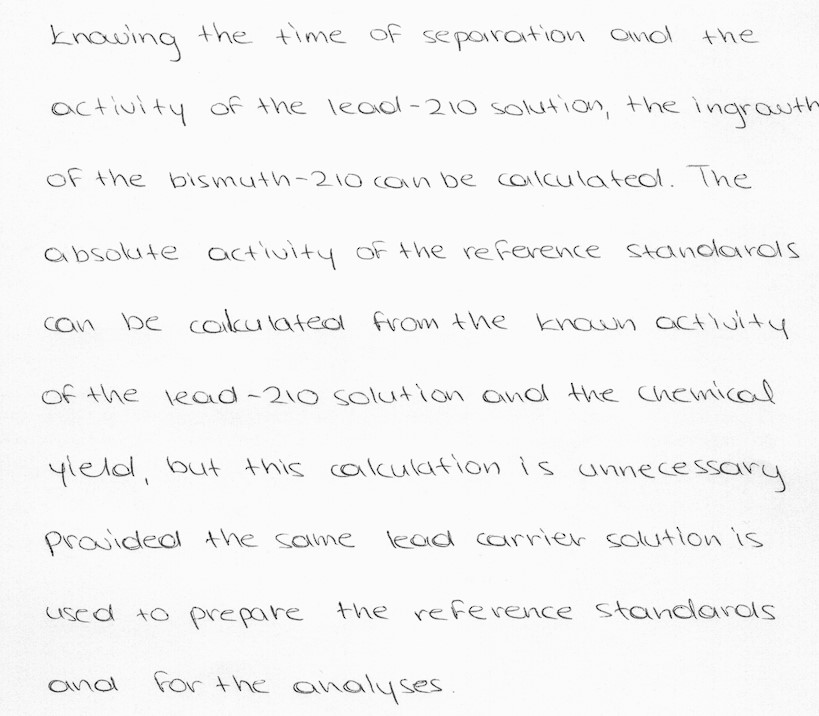
#> input picture handwriting_screening_project/data/dyslexic/no/1.jpg, 819 x 716 px
$ python -i preprocess.py   (imports and definitions only)
#> lines starting #> are read from the running program, lines starting #| are printed output that depends on the picture; after the words box and inside, x2 and y2 are one past the last pixel; in counts of white or black regions, pixels touching at a corner belong together
"""Step 2-3: standardize any handwriting image into one canonical format.

Canonical format: binary uint8 image, INK = 255, background = 0, ruled lines
removed, deskewed, cropped to ink, working width = 1000 px.
Works for photos/scans (dyslexia set) and pre-binarized white-on-black
line images (dysgraphia set) alike, so source-specific cues are removed.
"""
import cv2
import numpy as np
from PIL import Image

WORK_W = 1000


def load_gray(path):
    """Load any image as uint8 gray, compositing transparency over white."""
    im = Image.open(path)
    if im.mode in ("RGBA", "LA") or (im.mode == "P" and "transparency" in im.info):
        im = im.convert("RGBA")
        bg = Image.new("RGBA", im.size, (255, 255, 255, 255))
        im = Image.alpha_composite(bg, im)
    return np.array(im.convert("L"))


def fix_polarity(gray):
    """Make ink dark on light paper. Decide from the border/median brightness."""
    b = np.concatenate([gray[0], gray[-1], gray[:, 0], gray[:, -1]])
    bg_level = np.median(np.concatenate([b, gray.ravel()[::7]]))
    return 255 - gray if bg_level < 127 else gray


def resize_width(gray, w=WORK_W):
    h0, w0 = gray.shape
    scale = w / w0
    interp = cv2.INTER_AREA if scale < 1 else cv2.INTER_CUBIC
    return cv2.resize(gray, (w, max(8, int(round(h0 * scale)))), interpolation=interp)


def binarize(gray):
    """CLAHE -> Gaussian blur -> Otsu (inverse so ink = 255)."""
    clahe = cv2.createCLAHE(clipLimit=2.0, tileGridSize=(8, 8))
    g = clahe.apply(gray)
    g = cv2.GaussianBlur(g, (3, 3), 0)
    _, bw = cv2.threshold(g, 0, 255, cv2.THRESH_BINARY_INV + cv2.THRESH_OTSU)
    return bw


def remove_ruled_lines(bw):
    """Remove long horizontal ruled/underline strokes (paper, not handwriting)."""
    k = cv2.getStructuringElement(cv2.MORPH_RECT, (max(40, bw.shape[1] // 12), 1))
    lines = cv2.morphologyEx(bw, cv2.MORPH_OPEN, k)
    lines = cv2.dilate(lines, cv2.getStructuringElement(cv2.MORPH_RECT, (1, 3)))
    # long vertical rules (page margins, box edges)
    kv = cv2.getStructuringElement(cv2.MORPH_RECT, (1, max(60, bw.shape[0] // 4)))
    vert = cv2.morphologyEx(bw, cv2.MORPH_OPEN, kv)
    vert = cv2.dilate(vert, cv2.getStructuringElement(cv2.MORPH_RECT, (3, 1)))
    return cv2.bitwise_and(bw, cv2.bitwise_not(cv2.bitwise_or(lines, vert)))


def clean_noise(bw, min_area=12):
    """Morphological opening + drop tiny specks."""
    bw = cv2.morphologyEx(bw, cv2.MORPH_OPEN, np.ones((2, 2), np.uint8))
    n, lab, stats, _ = cv2.connectedComponentsWithStats(bw, connectivity=8)
    keep = np.zeros(n, bool)
    area = stats[1:, cv2.CC_STAT_AREA]
    w, h = stats[1:, cv2.CC_STAT_WIDTH], stats[1:, cv2.CC_STAT_HEIGHT]
    flat = (h <= 7) & (w >= 14)            # leftover dashes of ruled lines
    keep[1:] = (area >= min_area) & ~flat
    return (keep[lab] * 255).astype(np.uint8)


def estimate_skew(bw, search=6.0, step=0.5):
    """Projection-profile deskew: the angle that makes row sums most peaky."""
    small = cv2.resize(bw, (bw.shape[1] // 2, bw.shape[0] // 2), interpolation=cv2.INTER_AREA)
    h, w = small.shape
    best, best_a = -1, 0.0
    for a in np.arange(-search, search + 1e-6, step):
        M = cv2.getRotationMatrix2D((w / 2, h / 2), a, 1.0)
        r = cv2.warpAffine(small, M, (w, h), flags=cv2.INTER_NEAREST)
        s = np.var(r.sum(axis=1).astype(np.float64))
        if s > best:
            best, best_a = s, a
    return best_a


def deskew(bw):
    a = estimate_skew(bw)
    if abs(a) < 0.25:
        return bw, 0.0
    h, w = bw.shape
    pad = 20
    big = cv2.copyMakeBorder(bw, pad, pad, pad, pad, cv2.BORDER_CONSTANT, value=0)
    H, W = big.shape
    M = cv2.getRotationMatrix2D((W / 2, H / 2), a, 1.0)
    out = cv2.warpAffine(big, M, (W, H), flags=cv2.INTER_LINEAR)
    _, out = cv2.threshold(out, 127, 255, cv2.THRESH_BINARY)
    return out, a


def crop_to_ink(bw, margin=10):
    ys, xs = np.where(bw > 0)
    if len(ys) == 0:
        return bw
    y0, y1, x0, x1 = ys.min(), ys.max(), xs.min(), xs.max()
    y0, x0 = max(0, y0 - margin), max(0, x0 - margin)
    return bw[y0:y1 + margin + 1, x0:x1 + margin + 1]


def standardize(path, return_steps=False):
    g0 = load_gray(path)
#> in load_gray, im is the input picture: PIL image 819x716 RGB; min 0, max 255, mean 245.5
    g1 = fix_polarity(g0)
#> in fix_polarity, `b = np.concatenate([gray[0], gray[-1], gray[:, 0], gray[:, -1]])`: b = 3070 values, max 255 at index 2451, min 48 at index 2459, mean 249.1
#> in fix_polarity, `bg_level = np.median(np.concatenate([b, gray.ravel()[::7]]))`: bg_level = 251
    g2 = resize_width(g1)
    bw = binarize(g2)
#> in binarize, `_, bw = cv2.threshold(g, 0, 255, cv2.THRESH_BINARY_INV + cv2.THRESH_OT..`:
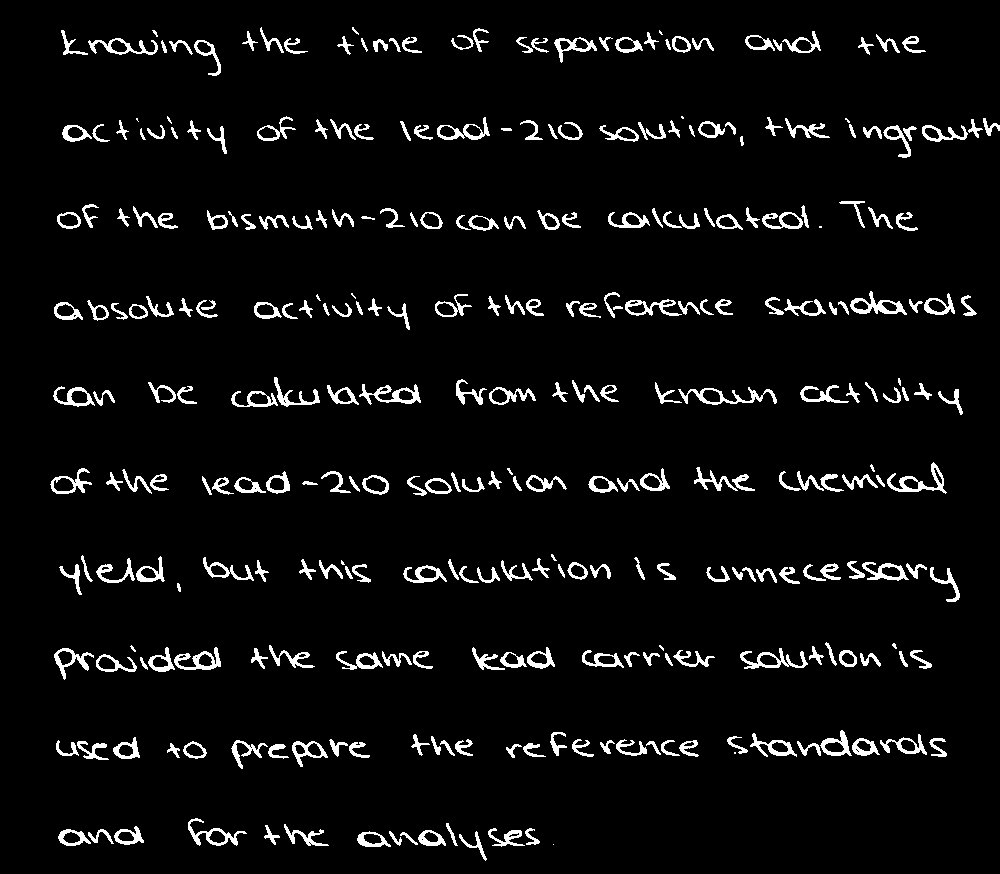
#> bw: shape (874, 1000); 5.1% white; 309 white regions (18 under 20 px), largest, box (x1, y1, x2, y2) and area: (678, 387, 777, 405) 545, (887, 462, 947, 494) 517, (359, 384, 421, 405) 494
    bw = remove_ruled_lines(bw)
    bw = clean_noise(bw)
#> in clean_noise, `n, lab, stats, _ = cv2.connectedComponentsWithStats(bw, connectivity=8)`:
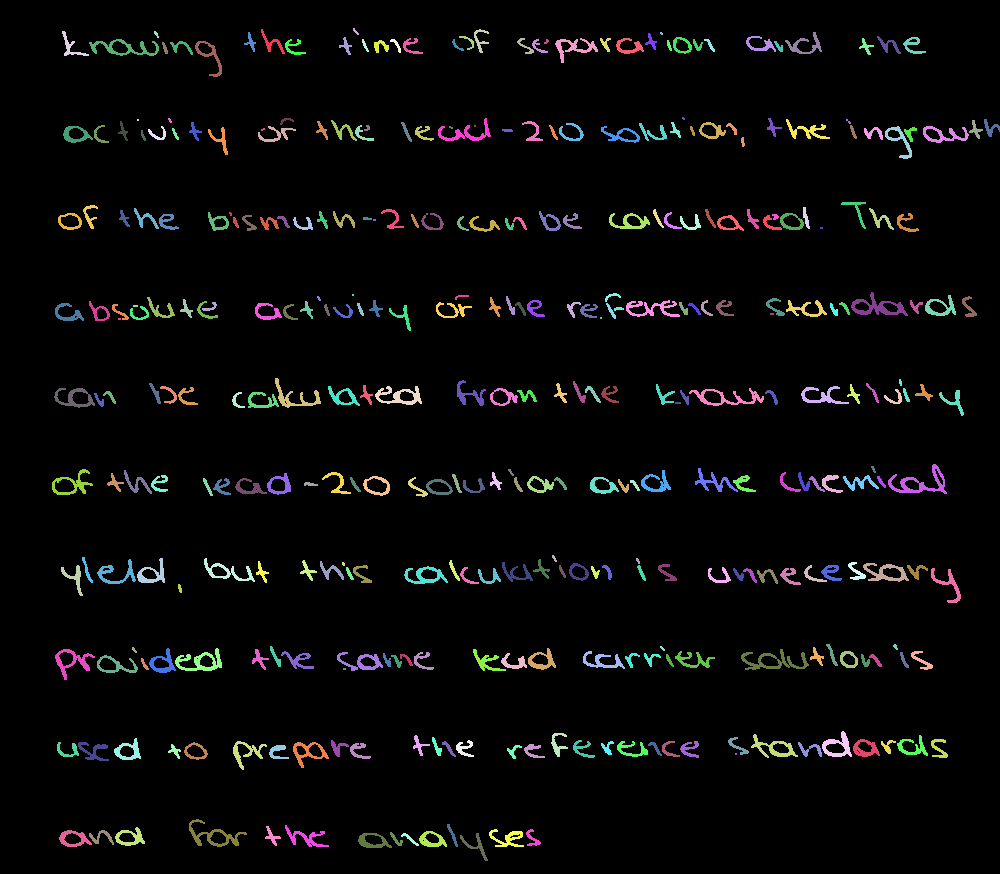
#> lab: shape (874, 1000) int32; 350 distinct labels, from 0 to 349; one colour per label, 0 black
#> in clean_noise, `n, lab, stats, _ = cv2.connectedComponentsWithStats(bw, connectivity=8)`: n = 350; stats = 350 rows, first 6: [0, 0, 1000, 874, 830210], [261, 29, 24, 25, 142], [353, 28, 6, 7, 18], [474, 29, 15, 24, 119], [62, 31, 27, 25, 159], [154, 31, 5, 7, 18]
#> in clean_noise, `area = stats[1:, cv2.CC_STAT_AREA]`: area = 349 values, max 514 at index 198, min 4 at index 37, mean 125.5
#> in clean_noise, `w, h = stats[1:, cv2.CC_STAT_WIDTH], stats[1:, cv2.CC_STAT_HEIGHT]`: w = 349 values, max 75 at index 186, min 2 at index 37, mean 19.4; h = 349 values, max 36 at index 31, min 2 at index 37, mean 16.2
    bw, angle = deskew(bw)
#> the loop in estimate_skew, `for a in np.arange(-search, search + 1e-6, step):` made 25 passes
#> (s, best, best_a) on passes 1, 3, 4, 5, 6, 7, 8, 9: (5511146.2, 5511146.2, -6), (6119206.4, 6119206.4, -5), (9488020.4, 9488020.4, -4.5), (14231304.3, 14231304.3, -4), (20785875, 20785875, -3.5), (29008024.9, 29008024.9, -3), (40439241.4, 40439241.4, -2.5), (56216593.9, 56216593.9, -2)
#> pass 1, in estimate_skew, `r = cv2.warpAffine(small, M, (w, h), flags=cv2.INTER_NEAREST)`:
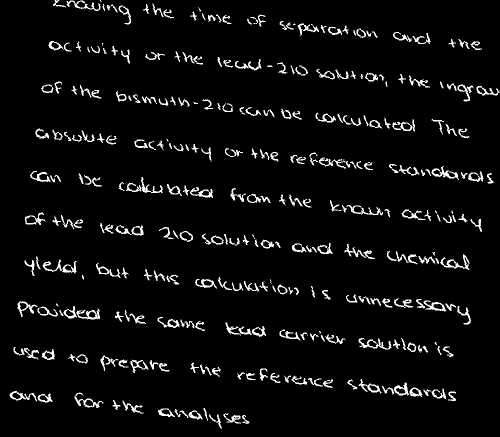
#> r: shape (437, 500); min 0, max 255, mean 12.7
#> pass 3, in estimate_skew, `r = cv2.warpAffine(small, M, (w, h), flags=cv2.INTER_NEAREST)`:
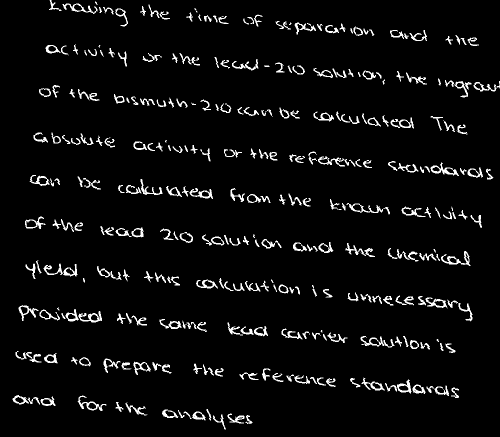
#> r: shape (437, 500); min 0, max 255, mean 12.7
#> after the loop in estimate_skew, `for a in np.arange(-search, search + 1e-6, step):`: best = 138338726.2; best_a = 0
#> angle = 0
    bw = clean_noise(crop_to_ink(bw))
#> in crop_to_ink, `y0, y1, x0, x1 = ys.min(), ys.max(), xs.min(), xs.max()`: y0 = 28; y1 = 860; x0 = 52; x1 = 999
#> in crop_to_ink, `y0, x0 = max(0, y0 - margin), max(0, x0 - margin)`: y0 = 18; x0 = 42
#> call 2 of clean_noise, with min_area = 12
#> in clean_noise (call 2), `n, lab, stats, _ = cv2.connectedComponentsWithStats(bw, connectivity=8)`:
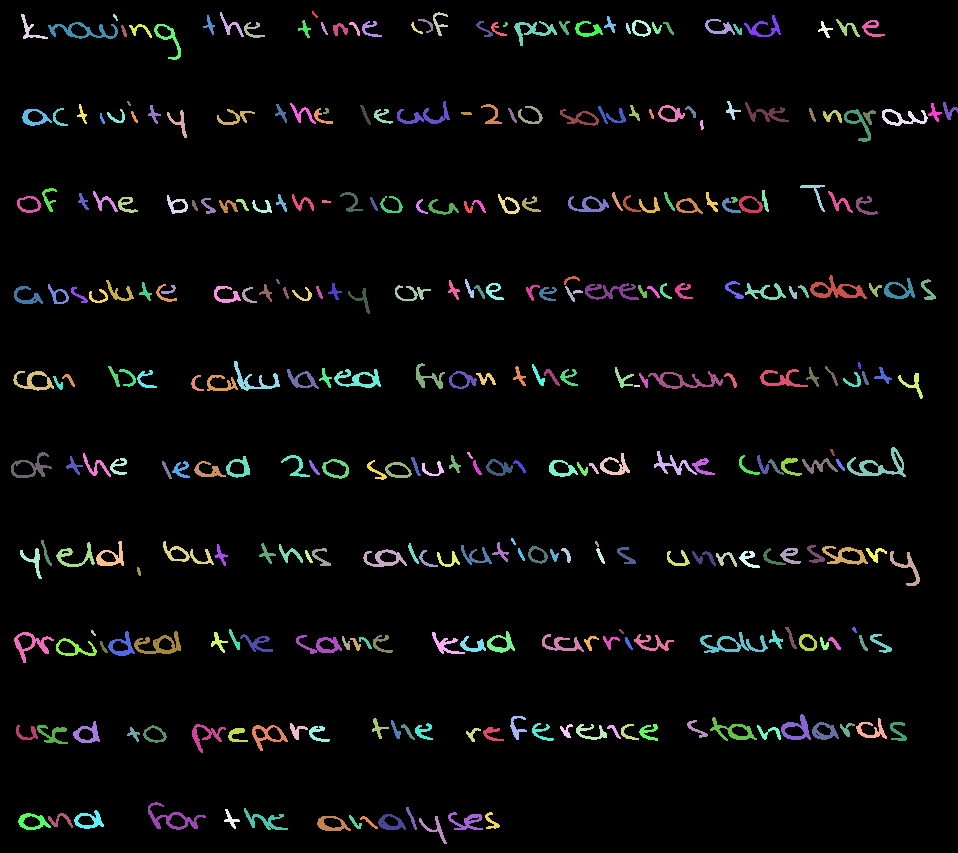
#> lab: shape (853, 958) int32; 329 distinct labels, from 0 to 328; one colour per label, 0 black
#> in clean_noise (call 2), `n, lab, stats, _ = cv2.connectedComponentsWithStats(bw, connectivity=8)`: n = 329; stats = 329 rows, first 6: [0, 0, 958, 853, 773623], [312, 11, 6, 7, 18], [220, 12, 24, 25, 142], [433, 12, 15, 24, 119], [21, 14, 27, 25, 159], [113, 14, 5, 7, 18]
#> in clean_noise (call 2), `area = stats[1:, cv2.CC_STAT_AREA]`: area = 328 values, max 514 at index 181, min 12 at index 35, mean 132.8
#> in clean_noise (call 2), `w, h = stats[1:, cv2.CC_STAT_WIDTH], stats[1:, cv2.CC_STAT_HEIGHT]`: w = 328 values, max 75 at index 169, min 3 at index 151, mean 20.34; h = 328 values, max 36 at index 33, min 2 at index 180, mean 17.05
    bw = crop_to_ink(bw)
#> call 2 of crop_to_ink, with margin = 10
#> in crop_to_ink (call 2), `y0, y1, x0, x1 = ys.min(), ys.max(), xs.min(), xs.max()`: y0 = 11; y1 = 843; x0 = 11; x1 = 957
#> in crop_to_ink (call 2), `y0, x0 = max(0, y0 - margin), max(0, x0 - margin)`: y0 = 1
#> in crop_to_ink (call 2), `return bw[y0:y1 + margin + 1, x0:x1 + margin + 1]`:
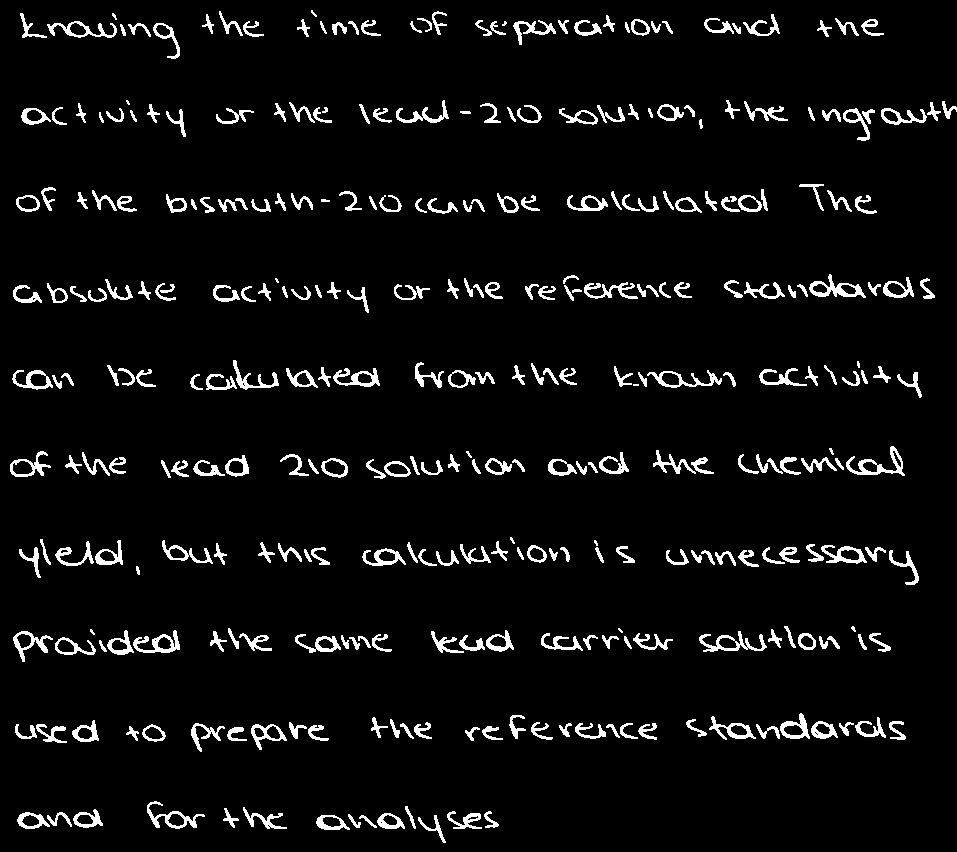
#> returned value: shape (852, 957); 5.3% white; 328 white regions (14 under 20 px), largest, box (x1, y1, x2, y2) and area: (846, 446, 905, 476) 514, (699, 631, 767, 652) 484, (809, 274, 866, 298) 482
    if return_steps:
        return bw, {"raw": g0, "polar": g1, "resized": g2, "angle": angle}
    return bw

>>> result = standardize('../data/dyslexic/no/1.jpg')

$ run again, on handwriting_screening_project/data/dyslexic/no/10.jpg
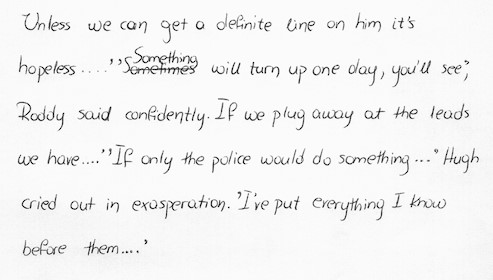
#> input picture handwriting_screening_project/data/dyslexic/no/10.jpg, 493 x 280 px
#> in load_gray, im is the input picture: PIL image 493x280 RGB; min 0, max 255, mean 242.5
#> b = 1546 values, max 253 at index 831, min 240 at index 1544, mean 249.4
#> bg_level = 250
#> vert: shape (568, 1000); every value is 0
#> in clean_noise, `n, lab, stats, _ = cv2.connectedComponentsWithStats(bw, connectivity=8)`:
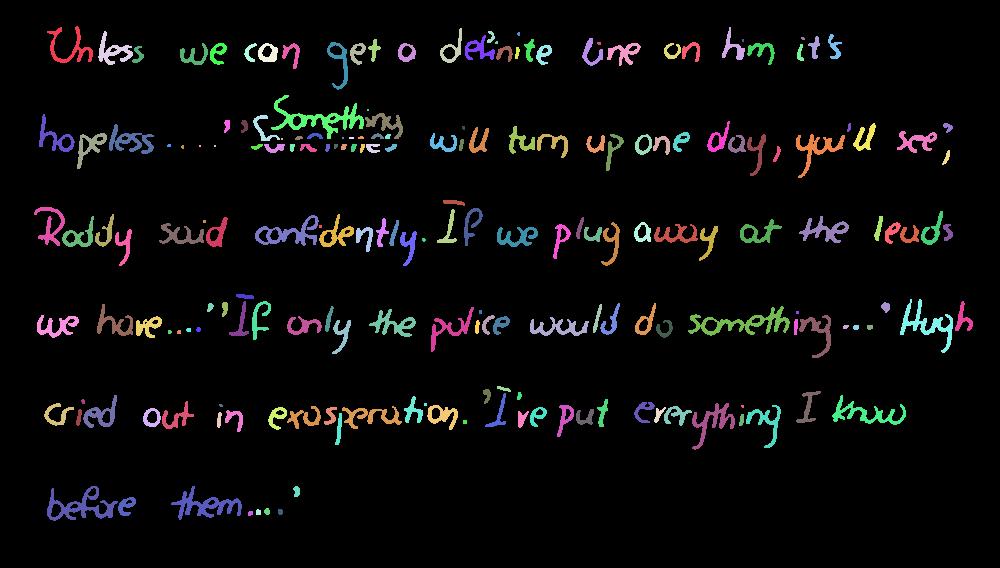
#> lab: shape (568, 1000) int32; 200 distinct labels, from 0 to 199; one colour per label, 0 black
#> n = 200; stats = 200 rows, first 6: [0, 0, 1000, 568, 530724], [47, 26, 46, 37, 471], [722, 27, 23, 33, 243], [440, 28, 22, 35, 242], [98, 31, 35, 34, 432], [487, 31, 8, 12, 51]
#> area = 199 values, max 1033 at index 33, min 4 at index 34, mean 187.3
#> in clean_noise, `w, h = stats[1:, cv2.CC_STAT_WIDTH], stats[1:, cv2.CC_STAT_HEIGHT]`: w = 199 values, max 102 at index 133, min 2 at index 13, mean 19.14; h = 199 values, max 54 at index 120, min 2 at index 34, mean 19.74
#> the loop in estimate_skew, `for a in np.arange(-search, search + 1e-6, step):` made 25 passes
#> (s, best, best_a) on passes 1 to 8: (17218846.6, 17218846.6, -6), (17596932.4, 17596932.4, -5.5), (20257663.8, 20257663.8, -5), (25645804.1, 25645804.1, -4.5), (32531880.5, 32531880.5, -4), (42322231.1, 42322231.1, -3.5), (54529699.1, 54529699.1, -3), (70468249.7, 70468249.7, -2.5)
#> after the loop in estimate_skew, `for a in np.arange(-search, search + 1e-6, step):`: best = 179866394.8; best_a = 0
#> in crop_to_ink, `y0, y1, x0, x1 = ys.min(), ys.max(), xs.min(), xs.max()`: y0 = 26; y1 = 520; x0 = 34; x1 = 972
#> in crop_to_ink, `y0, x0 = max(0, y0 - margin), max(0, x0 - margin)`: y0 = 16; x0 = 24
#> lab: shape (515, 959) int32; 176 distinct labels, from 0 to 175
#> n = 176; stats = 176 rows, first 6: [0, 0, 959, 515, 457028], [24, 11, 46, 37, 471], [417, 13, 22, 35, 242], [699, 12, 23, 33, 243], [75, 16, 35, 34, 432], [464, 16, 8, 12, 51]
#> in crop_to_ink (call 2), `y0, y1, x0, x1 = ys.min(), ys.max(), xs.min(), xs.max()`: y0 = 11; y1 = 505; x0 = 11; x1 = 949
#> in crop_to_ink (call 2), `y0, x0 = max(0, y0 - margin), max(0, x0 - margin)`: y0 = 1
#> in crop_to_ink (call 2), `return bw[y0:y1 + margin + 1, x0:x1 + margin + 1]`:
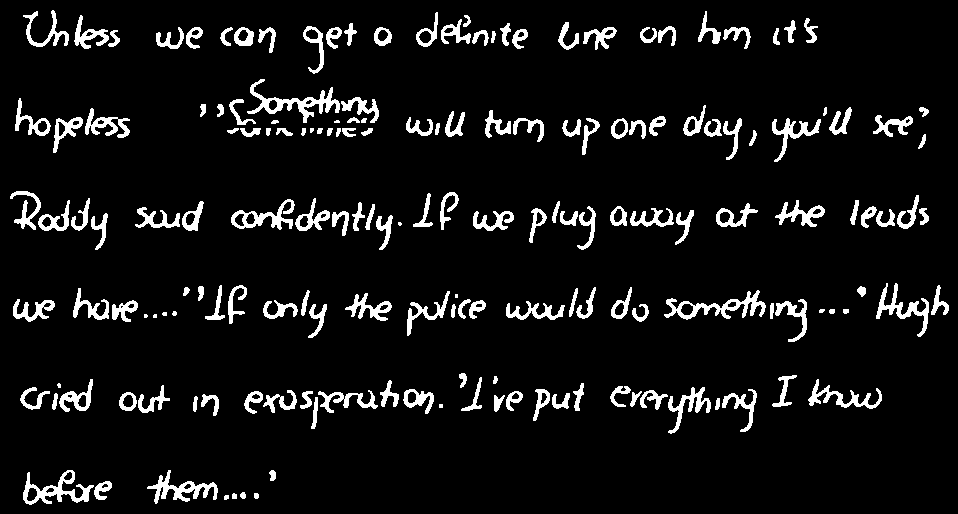
#> returned value: shape (514, 958); 7.5% white; 175 white regions (9 under 20 px), largest, box (x1, y1, x2, y2) and area: (247, 79, 340, 123) 1033, (664, 290, 766, 320) 960, (23, 470, 94, 505) 856
